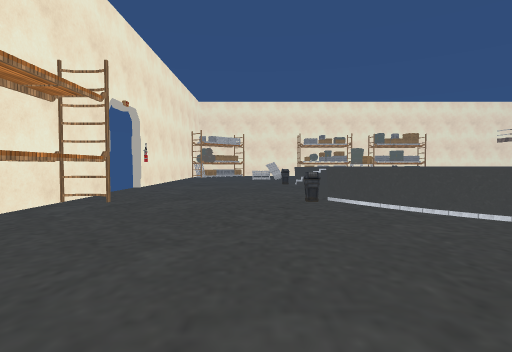
[1] (above)

19 first-person views from a walk through a scene from a Unity 3-D project. The camera is 1.3 m above the floor, tilts 2° down and sees 80° across. The floor is counted in squares, 2 m on a side. Each view is taken from the middle of a square. On the plan, view 1 faces up. The plan holds only what a view shows up to about 10 squares ahead; the rest is blank. The place goes on beyond the plan. Some surface patterns are stand-ins.

[2]
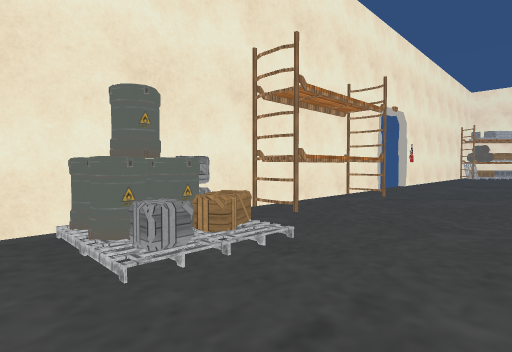

[3]
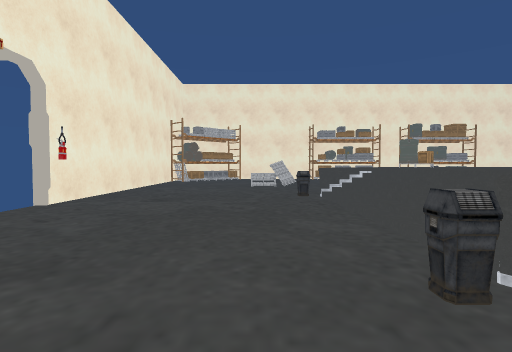

[4]
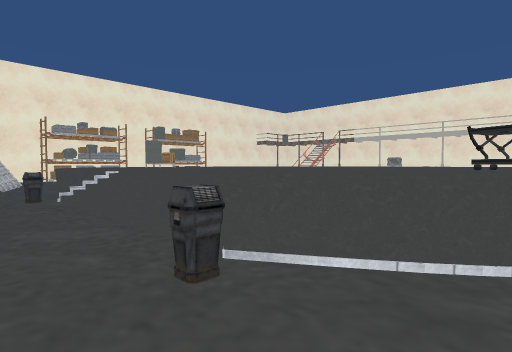

[5]
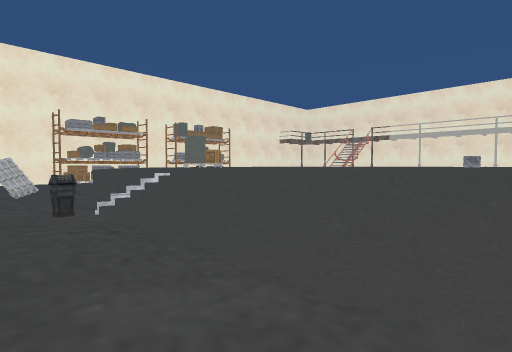

[6]
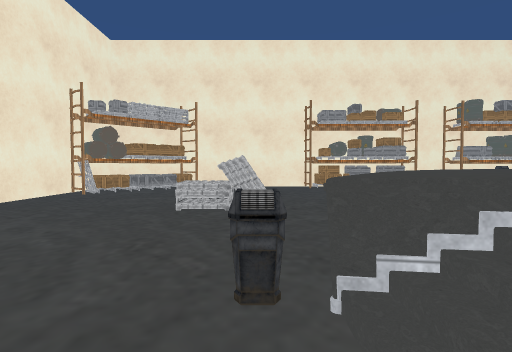

[7]
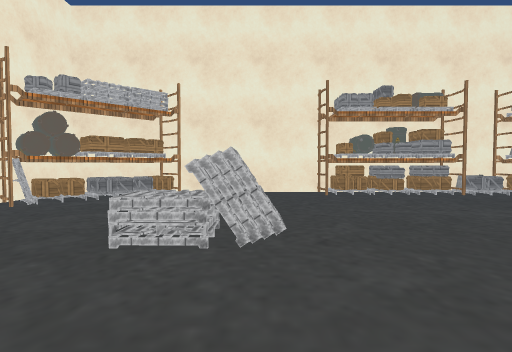

[8]
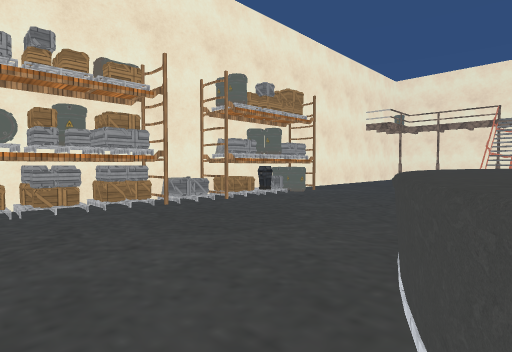

[9]
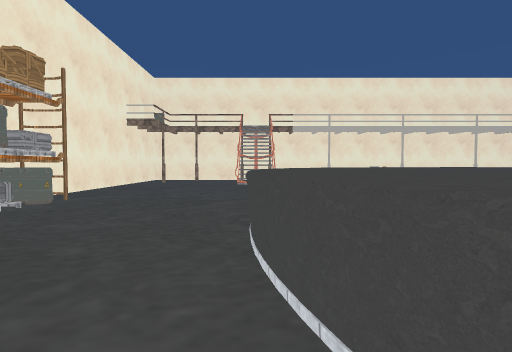

[10]
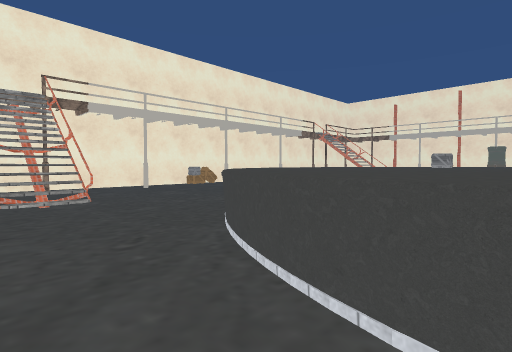

[11]
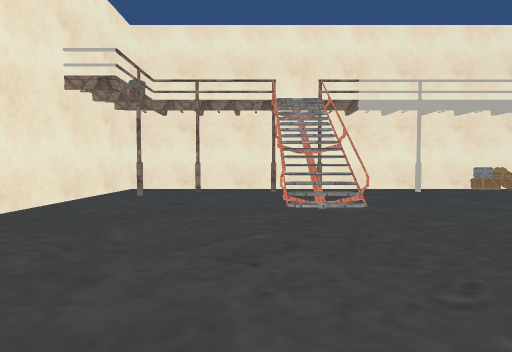

[12]
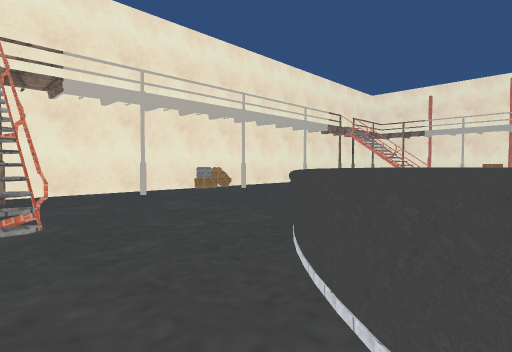

[13]
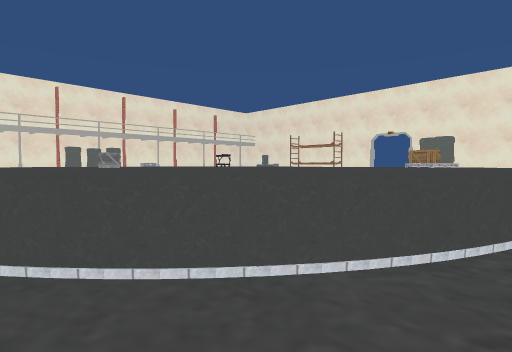

[14]
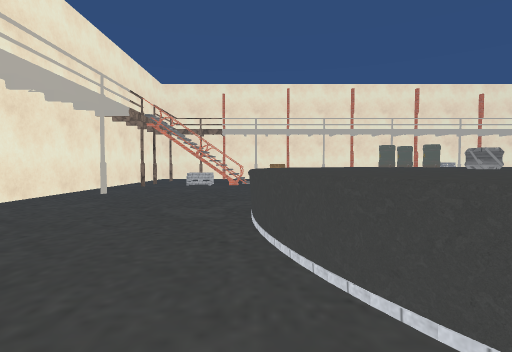

[15]
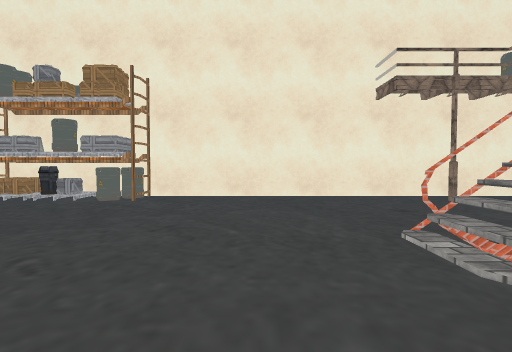

[16]
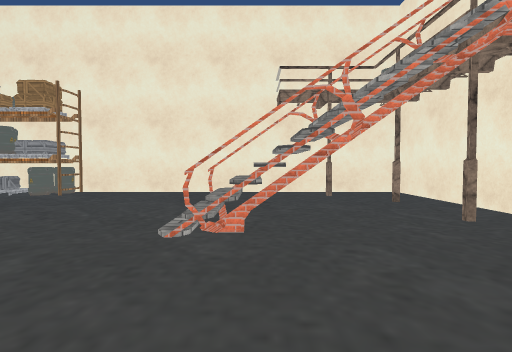

[17]
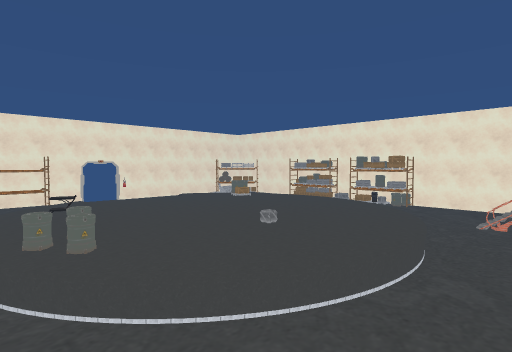

[18]
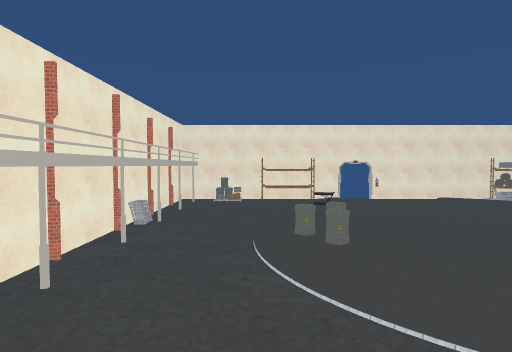

[19]
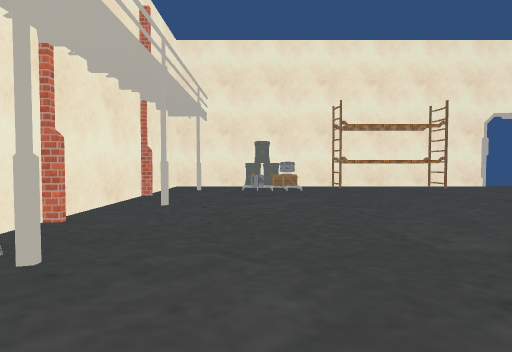

### Floor plan
Key: @ floor where view 1 was taken; # wall or solid block; x gap in a wall; . floor; / step, stairs or slope; = window, fence, low wall or low ledge; ^ raised ledge; S shelf; B bin; C crate; A barrel; P pallet; R cart; O other object.
Columns run from 4 left of view 1 to 18 right of it. Each row starts with its distance up from view 1.
 19  ######################
 18  #SPC..OPPSPPPA.......#
 17  AP. .....O..A........#
 16  AP. ................##
 15 #.................#..##
 14 #...PP....^^^....//#..#
 13 #.......^^^^^^^...=...#
 12 #......^A^^^^^^^......#
 11 #.....^^^^ ^^^^^^....O#
 10 #....B^^^^^ ^^^^^.....#
  9 x.....^^^^^^^^^^^^...C#
  8  .....^^^^^^^^C^^^...O#
  7 x.....^^^^^^^^^^^^....#
  6 #.....^^^^^^^^^^^.....#
  5 #S...B^^R^^^^^^^^....O#
  4 #S.....^R^^^AA^^......#
  3 #S......^^^^^A^.......#
  2 #.........^^^....///..#
  1 #OC..............
  0 #AAC@............
 -1 #P...............
 -2 #.O..O..OO.O..O.
 -3 ##############

Positions as (right, up) in squares from view 1, and headings:
1: (0, 0), facing up
2: (0, -1), facing up-left
3: (0, 4), facing up
4: (0, 4), facing up-right
5: (0, 6), facing up-right
6: (1, 9), facing up
7: (1, 11), facing up
8: (3, 13), facing up-right
9: (4, 14), facing right
10: (8, 15), facing down-right
11: (9, 15), facing right
12: (10, 14), facing down-right
13: (12, 14), facing down-left
14: (13, 12), facing down
15: (12, 12), facing up
16: (14, 11), facing up
17: (15, 2), facing up-left
18: (15, 2), facing left
19: (6, 0), facing left
